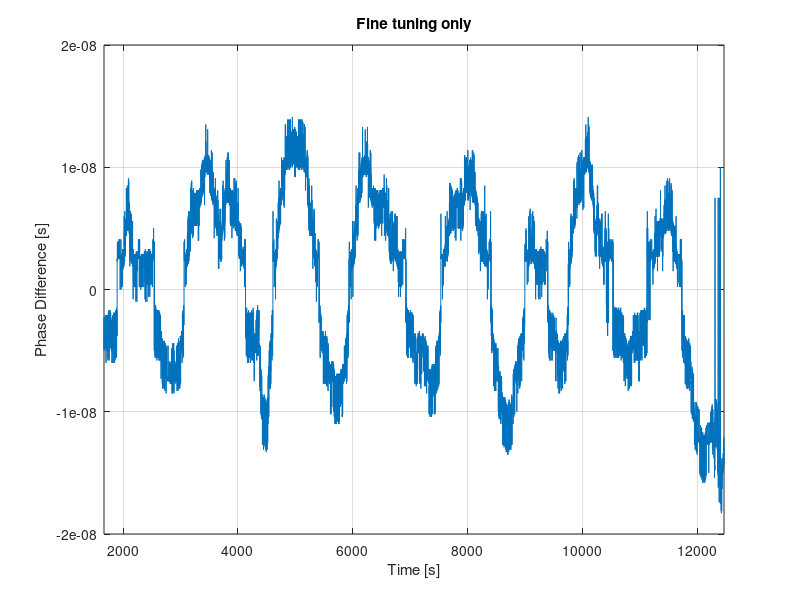
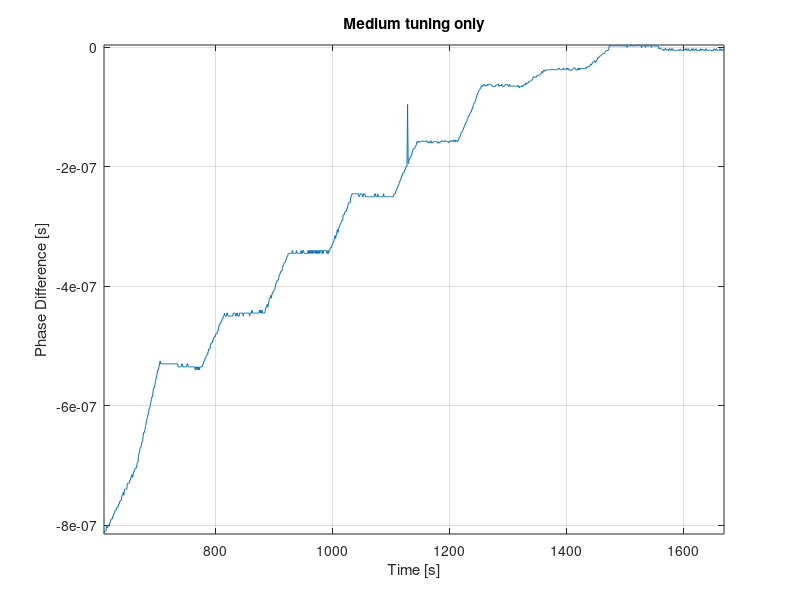
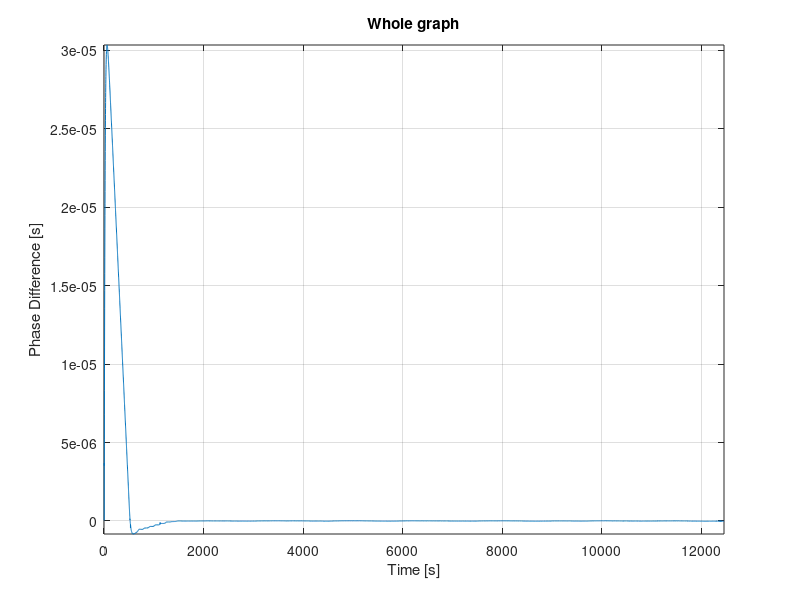
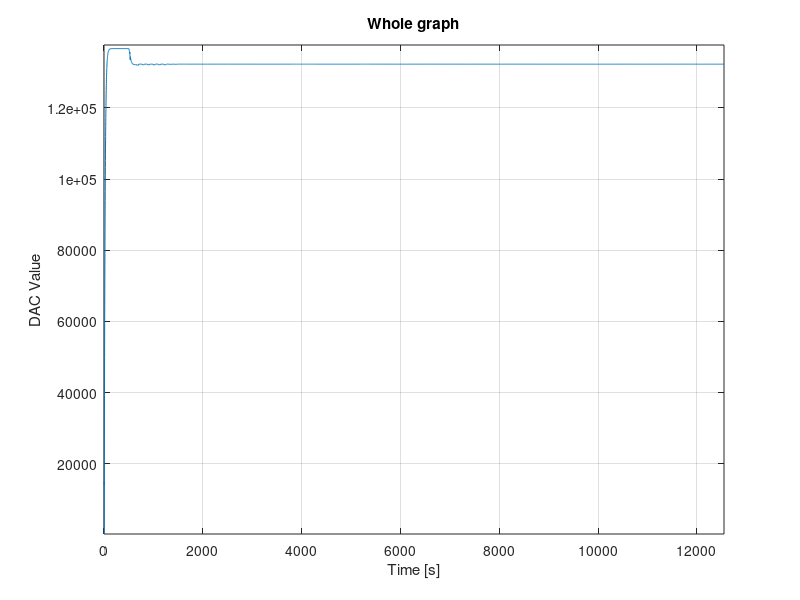

These charts were generated, in order, by the following MATLAB code:
phase = load('phase_7_26_2018.txt');
figure;
x = [1669:1:length(phase)];
plot(x, phase(1669:end))
axis([1669 length(phase) -2e-8 2e-8])
hold on;
grid on
xlabel('Time [s]');
ylabel('Phase Difference [s]');
title('Fine tuning only');

figure;
x = [609:1:1669];
plot(x,phase(609:1669))
axis([609 1669 min(phase(609:1669)) max(phase(609:1669))])
hold on;
grid on
xlabel('Time [s]');
ylabel('Phase Difference [s]');
title('Medium tuning only');


figure;
plot(phase)
axis([0 length(phase) min(phase) max(phase)])
hold on;
grid on
xlabel('Time [s]');
ylabel('Phase Difference [s]');
title('Whole graph');
%%
dac = load('dac_value_7_26_2018.txt');
time = dac(:,1);
value = dac(:,2);
figure
plot(time, value)
axis([0 max(time) min(value)-100 max(value)+1000])
hold on
grid on
xlabel('Time [s]');
ylabel('DAC Value');
title('Whole graph');

startIndex = 609
stopIndex = 1669
figure
plot(time(startIndex:stopIndex), value(startIndex:stopIndex))
axis([time(startIndex) time(stopIndex) min(value(startIndex:stopIndex))-10 max(value(startIndex:stopIndex))+10]);
hold on;
grid on;
xlabel('Time [s]');
ylabel('DAC Value');
title('Medium tuning only');

figure
stairs(time(stopIndex:end), value(stopIndex:end))
axis([time(stopIndex) time(end) min(value(stopIndex:end))-1 max(value(stopIndex:end))+1])
hold on
grid on
xlabel('Time [s]');
ylabel('DAC Value');
title('Fine tuning only');

